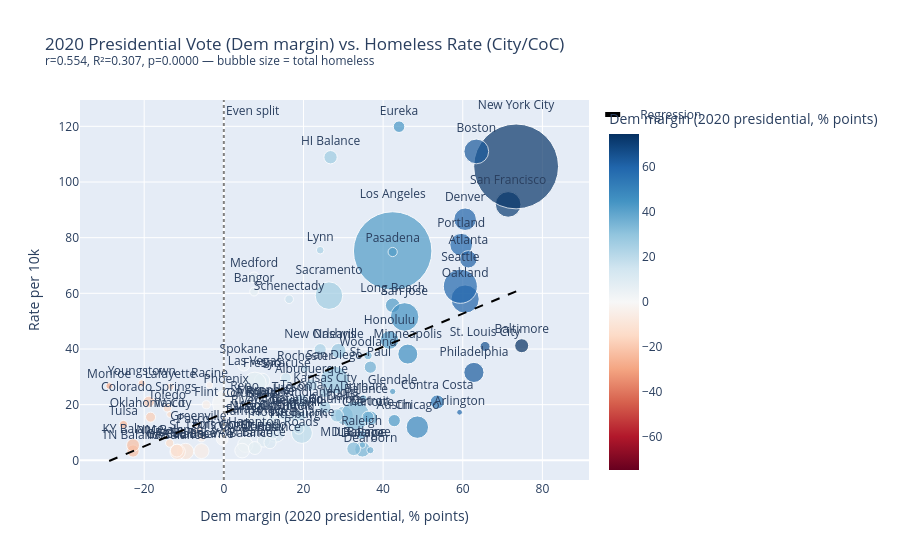

Write notebook code for a chart like this one.
### Markdown cell above
### Political Ideology vs. Homeless Rate (City/CoC)

2020 presidential election (Biden 2-party %) for each CoC primary county.

### Code cell
df_pol = pd.read_csv(ROOT / 'data' / 'processed' / 'merged_city_data.csv')
df_pol = df_pol.dropna(subset=['homeless_rate_per_10k', 'dem_pres_margin_2020'])

slope, intercept, r, p, se = stats.linregress(df_pol['dem_pres_margin_2020'], df_pol['homeless_rate_per_10k'])
r2 = r ** 2
print(f'2020 Dem margin vs homeless rate: r={r:.3f}, R²={r2:.3f}, p={p:.4f}')

x_range = [df_pol['dem_pres_margin_2020'].min(), df_pol['dem_pres_margin_2020'].max()]
y_range = [slope * x + intercept for x in x_range]

fig_pol = px.scatter(
    df_pol, x='dem_pres_margin_2020', y='homeless_rate_per_10k',
    text='city_name',
    color='dem_pres_margin_2020',
    color_continuous_scale='RdBu',
    color_continuous_midpoint=0,
    size='total_homeless',
    hover_name='coc_name',
    hover_data={'state_postal': True, 'dem_pres_margin_2020': ':.1f', 'total_homeless': ':,'},
    title=f'2020 Presidential Vote (Dem margin) vs. Homeless Rate (City/CoC)<br>'
          f'<sup>r={r:.3f}, R²={r2:.3f}, p={p:.4f} — bubble size = total homeless</sup>',
    labels={'dem_pres_margin_2020': 'Dem margin (2020 presidential, % points)', 'homeless_rate_per_10k': 'Rate per 10k'},
    size_max=60,
)
fig_pol.add_trace(go.Scatter(x=x_range, y=y_range, mode='lines', name='Regression',
    line=dict(color='black', dash='dash')))
fig_pol.update_traces(textposition='top center', selector=dict(mode='markers+text'))
fig_pol.add_vline(x=0, line_dash='dot', line_color='grey', annotation_text='Even split')
fig_pol.show()

### Figure 1 — Plotly figure (JSON) as saved in the notebook; plotly's stock layout.template omitted (floating-point values rounded to 4 significant figures; data arrays with more than 128 entries replaced by an {"elided": "..."} marker saying what was removed)
{"data": [{"customdata": {"elided": "101x2 mixed values"}, "hovertemplate": "<b>%{hovertext}</b><br><br>Dem margin (2020 presidential, % points)=%{marker.color:.1f}<br>Rate per 10k=%{y}<br>total_homeless=%{customdata[1]:,}<br>city_name=%{text}<br>state_postal=%{customdata[0]}<extra></extra>", "hovertext": ["Los Angeles City & County CoC", "San Diego City & County CoC", "Sacramento City & County CoC", "Oakland, Berkeley/Alameda County CoC", "San Francisco CoC", "Fresno City & County CoC", "Pasadena CoC", "Humboldt County CoC", "Contra Costa County CoC", "Yolo County CoC", "Long Beach CoC", "Glendale CoC", "San Jose/Santa Clara City & County CoC", "Riverside City & County CoC", "New York City CoC", "Syracuse, Auburn/Onondaga, Oswego Counties CoC", "Nassau, Suffolk Counties CoC", "Rockland County CoC", "Schenectady City & County CoC", "Seattle/King County CoC", "Washington Balance of State CoC", "Spokane City & County CoC", "Tacoma/Lakewood/Pierce County CoC", "Portland/Multnomah County CoC", "Oregon Balance of State CoC", "Medford/Ashland/Jackson County CoC", "Houston/Harris County CoC", "Dallas City & County CoC", "Fort Worth/Arlington/Tarrant County CoC", "Austin/Travis County CoC", "Waco/McLennan County CoC", "Sarasota/Bradenton/Manatee, Sarasota Counties CoC", "Tampa/Hillsborough County CoC", "Orlando/Orange, Osceola, Seminole Counties CoC", "Pasco County CoC", "Miami/Dade County CoC", "Metropolitan Denver CoC", "Colorado Balance of State CoC", "Colorado Springs/El Paso County CoC", "Boston CoC", "Massachusetts Balance of State CoC", "Lynn CoC", "Phoenix/Mesa/Maricopa County CoC", "Arizona Balance of State CoC", "Tucson/Pima County CoC", "Chicago CoC", "Illinois Balance of State CoC", "DuPage County CoC", "Minneapolis/Hennepin County CoC", "Saint Paul/Ramsey County CoC", "Rochester/Southeast Minnesota CoC", "Philadelphia CoC", "Pittsburgh/Allegheny County CoC", "Pennsylvania Balance of State CoC", "Atlanta CoC", "Georgia Balance of State CoC", "Las Vegas/Clark County CoC", "Reno/Sparks/Washoe County CoC", "Detroit CoC", "Dearborn/Dearborn Heights/Westland/Wayne County CoC", "Flint/Genesee County CoC", "Cincinnati/Hamilton County CoC", "Toledo/Lucas County CoC", "Columbus/Franklin County CoC", "Youngstown/Mahoning County CoC", "Cleveland/Cuyahoga County CoC", "Baltimore CoC", "Maryland Balance of State CoC", "Roanoke City & County/Salem CoC", "Newport News/Hampton/Virginia Beach CoC", "Arlington County CoC", "Virginia Balance of State CoC", "Raleigh/Wake County CoC", "Charlotte/Mecklenburg County CoC", "Durham County CoC", "North Carolina Balance of State CoC", "Hawaii Balance of State CoC", "Honolulu CoC", "Indianapolis CoC", "Indiana Balance of State CoC", "Nashville/Davidson County CoC", "Memphis/Shelby County CoC", "Tennessee Balance of State CoC", "St. Louis City CoC", "St. Louis County CoC", "Kansas City CoC", "Lafayette/Acadiana CoC", "New Orleans/Jefferson Parish CoC", "Monroe/Northeast Louisiana CoC", "Wisconsin Balance of State CoC", "Racine City & County CoC", "Albuquerque CoC", "New Mexico Balance of State CoC", "Oklahoma City CoC", "Tulsa City & County CoC", "Louisville/Jefferson County CoC", "Kentucky Balance of State CoC", "Columbia/Midlands CoC", "Greenville/Anderson/Spartanburg CoC", "Maine Balance of State CoC", "Bangor/Penobscot County CoC"], "legendgroup": "", "marker": {"color": [42.4, 27.8, 26.4, 60.6, 71.4, 9.6, 42.4, 44.0, 53.6, 36.2, 42.4, 42.4, 45.4, 8.2, 73.4, 15.6, 12.0, 12.0, 16.4, 59.4, 19.6, 5.0, 19.6, 59.6, 8.6, 7.6, 13.0, 30.2, -0.4, 42.8, -13.6, 6.6, 4.8, 10.0, -7.6, 6.8, 60.6, 5.4, -18.8, 63.4, 33.0, 24.2, 0.6, 11.6, 17.0, 48.6, 34.8, 34.8, 46.2, 36.8, 20.4, 62.8, 18.8, -9.6, 61.4, -11.6, 7.8, 5.2, 36.8, 36.8, -4.4, 15.8, -14.2, 28.4, -20.6, 18.2, 74.8, 32.6, 11.6, 12.4, 59.2, 4.6, 34.6, 36.2, 35.0, -5.6, 26.8, 41.6, 25.4, -11.8, 28.8, 9.8, -22.8, 65.6, -5.6, 25.4, -13.4, 24.2, -28.8, 7.8, -3.6, 22.0, -13.6, -18.4, -25.2, 19.4, -22.8, 6.4, -6.4, 14.8, 7.6], "coloraxis": "coloraxis", "size": [75312, 9626, 9278, 9747, 8035, 2894, 1038, 1634, 2444, 837, 2600, 486, 9974, 3673, 88025, 1423, 3655, 522, 912, 14190, 5384, 1791, 1968, 6297, 5624, 1463, 4741, 4210, 1578, 1840, 432, 1258, 1782, 1980, 584, 3472, 6198, 2874, 1538, 7498, 10234, 712, 9129, 1834, 2134, 6139, 2934, 512, 4892, 1834, 734, 4978, 1378, 3234, 3689, 2912, 6263, 1034, 2634, 634, 812, 1234, 812, 2134, 634, 2034, 2412, 2312, 634, 812, 412, 2634, 1034, 1734, 734, 2734, 2178, 4212, 1834, 2034, 2812, 1834, 1834, 1234, 812, 1234, 634, 1812, 534, 2034, 534, 1834, 834, 1234, 834, 1234, 2034, 812, 1034, 2034, 934], "sizemode": "area", "sizeref": 24.45, "symbol": "circle"}, "mode": "markers+text", "name": "", "orientation": "v", "showlegend": false, "text": ["Los Angeles", "San Diego", "Sacramento", "Oakland", "San Francisco", "Fresno", "Pasadena", "Eureka", "Contra Costa", "Woodland", "Long Beach", "Glendale", "San Jose", "Riverside", "New York City", "Syracuse", "Nassau/Suffolk", "Rockland", "Schenectady", "Seattle", "WA Balance", "Spokane", "Tacoma", "Portland", "OR Balance", "Medford", "Houston", "Dallas", "Fort Worth", "Austin", "Waco", "Sarasota", "Tampa", "Orlando", "Pasco", "Miami", "Denver", "CO Balance", "Colorado Springs", "Boston", "MA Balance", "Lynn", "Phoenix", "AZ Balance", "Tucson", "Chicago", "IL Balance", "DuPage", "Minneapolis", "St. Paul", "Rochester", "Philadelphia", "Pittsburgh", "PA Balance", "Atlanta", "GA Balance", "Las Vegas", "Reno", "Detroit", "Dearborn", "Flint", "Cincinnati", "Toledo", "Columbus", "Youngstown", "Cleveland", "Baltimore", "MD Balance", "Roanoke", "Hampton Roads", "Arlington", "VA Balance", "Raleigh", "Charlotte", "Durham", "NC Balance", "HI Balance", "Honolulu", "Indianapolis", "IN Balance", "Nashville", "Memphis", "TN Balance", "St. Louis City", "St. Louis Co", "Kansas City", "Lafayette", "New Orleans", "Monroe", "WI Balance", "Racine", "Albuquerque", "NM Balance", "Oklahoma City", "Tulsa", "Louisville", "KY Balance", "Columbia", "Greenville", "ME Balance", "Bangor"], "textposition": "top center", "type": "scatter", "x": [42.4, 27.8, 26.4, 60.6, 71.4, 9.6, 42.4, 44.0, 53.6, 36.2, 42.4, 42.4, 45.4, 8.2, 73.4, 15.6, 12.0, 12.0, 16.4, 59.4, 19.6, 5.0, 19.6, 59.6, 8.6, 7.6, 13.0, 30.2, -0.4, 42.8, -13.6, 6.6, 4.8, 10.0, -7.6, 6.8, 60.6, 5.4, -18.8, 63.4, 33.0, 24.2, 0.6, 11.6, 17.0, 48.6, 34.8, 34.8, 46.2, 36.8, 20.4, 62.8, 18.8, -9.6, 61.4, -11.6, 7.8, 5.2, 36.8, 36.8, -4.4, 15.8, -14.2, 28.4, -20.6, 18.2, 74.8, 32.6, 11.6, 12.4, 59.2, 4.6, 34.6, 36.2, 35.0, -5.6, 26.8, 41.6, 25.4, -11.8, 28.8, 9.8, -22.8, 65.6, -5.6, 25.4, -13.4, 24.2, -28.8, 7.8, -3.6, 22.0, -13.6, -18.4, -25.2, 19.4, -22.8, 6.4, -6.4, 14.8, 7.6], "xaxis": "x", "y": [75.21, 28.83, 59.17, 57.94, 91.94, 28.55, 74.84, 119.9, 20.96, 37.61, 55.7, 24.73, 51.51, 15.04, 105.6, 29.6, 12.9, 15.43, 57.88, 62.52, 9.84, 34.26, 21.37, 77.47, 16.41, 65.72, 10.02, 16.11, 7.49, 14.26, 16.49, 13.46, 12.21, 7.03, 10.39, 12.78, 86.62, 5.61, 21.06, 111.0, 16.1, 75.5, 20.36, 6.38, 20.5, 11.92, 3.95, 5.5, 38.17, 33.47, 32.93, 31.58, 11.31, 3.18, 72.22, 3.06, 27.63, 21.93, 15.14, 3.64, 19.96, 14.86, 18.85, 16.12, 27.62, 16.08, 41.18, 4.15, 20.24, 9.08, 17.26, 3.5, 9.16, 15.54, 22.21, 3.32, 108.9, 43.22, 19.01, 3.47, 39.28, 19.73, 3.34, 40.92, 8.09, 24.29, 26.41, 39.75, 26.7, 4.41, 27.06, 27.06, 6.19, 15.51, 12.85, 15.94, 5.44, 19.51, 11.0, 16.7, 60.62], "yaxis": "y"}, {"line": {"color": "black", "dash": "dash"}, "mode": "lines", "name": "Regression", "type": "scatter", "x": [-28.8, 74.8], "y": [-0.2434, 61.54]}], "layout": {"annotations": [{"showarrow": false, "text": "Even split", "x": 0, "xanchor": "left", "xref": "x", "y": 1, "yanchor": "top", "yref": "y domain"}], "coloraxis": {"cmid": 0, "colorbar": {"title": {"text": "Dem margin (2020 presidential, % points)"}}, "colorscale": [[0.0, "rgb(103,0,31)"], [0.1, "rgb(178,24,43)"], [0.2, "rgb(214,96,77)"], [0.3, "rgb(244,165,130)"], [0.4, "rgb(253,219,199)"], [0.5, "rgb(247,247,247)"], [0.6, "rgb(209,229,240)"], [0.7, "rgb(146,197,222)"], [0.8, "rgb(67,147,195)"], [0.9, "rgb(33,102,172)"], [1.0, "rgb(5,48,97)"]]}, "legend": {"itemsizing": "constant", "tracegroupgap": 0}, "shapes": [{"line": {"color": "grey", "dash": "dot"}, "type": "line", "x0": 0, "x1": 0, "xref": "x", "y0": 0, "y1": 1, "yref": "y domain"}], "title": {"text": "2020 Presidential Vote (Dem margin) vs. Homeless Rate (City/CoC)<br><sup>r=0.554, R²=0.307, p=0.0000 — bubble size = total homeless</sup>"}, "xaxis": {"anchor": "y", "domain": [0.0, 1.0], "title": {"text": "Dem margin (2020 presidential, % points)"}}, "yaxis": {"anchor": "x", "domain": [0.0, 1.0], "title": {"text": "Rate per 10k"}}}}
